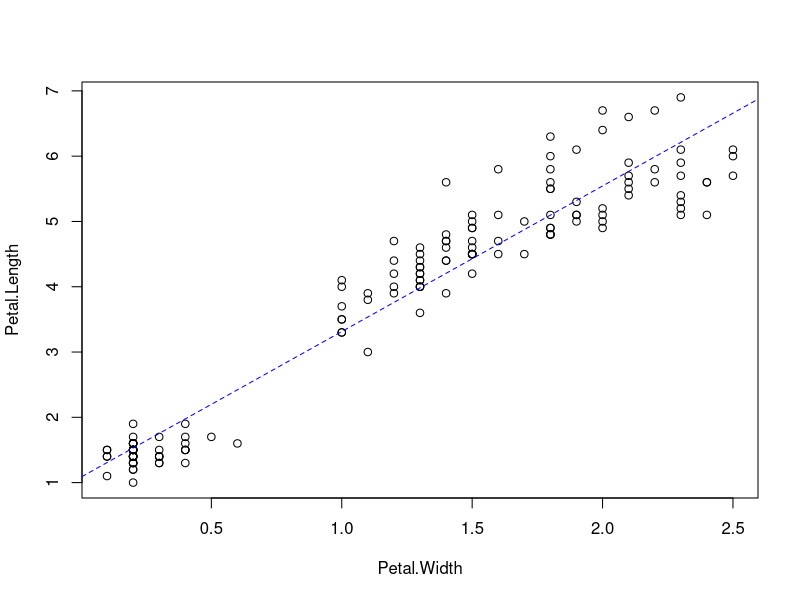
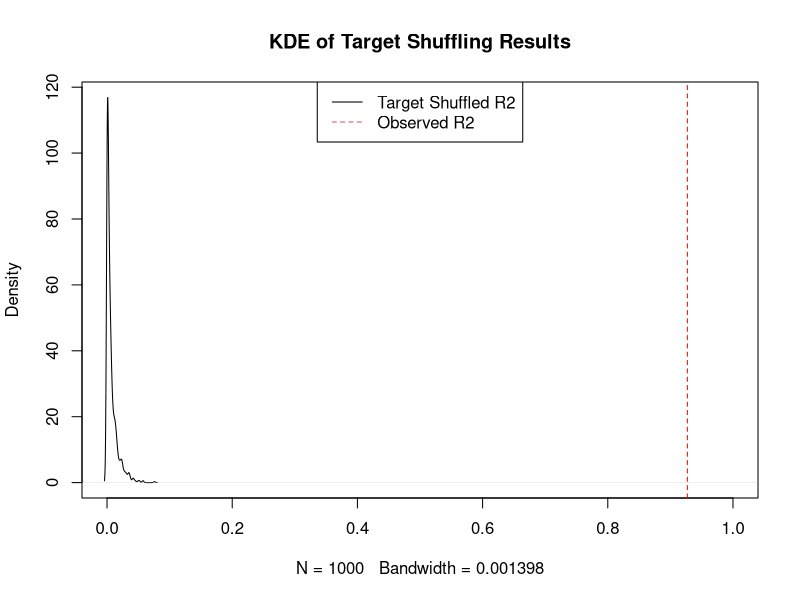
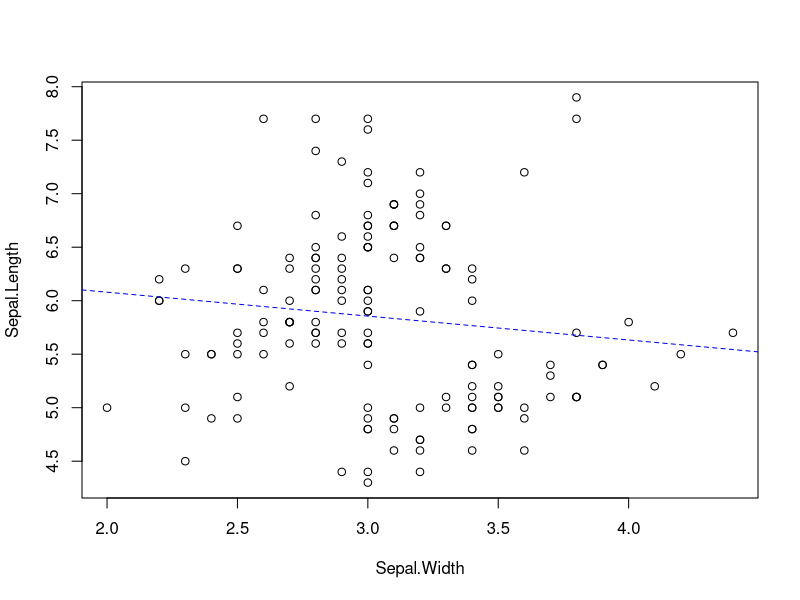
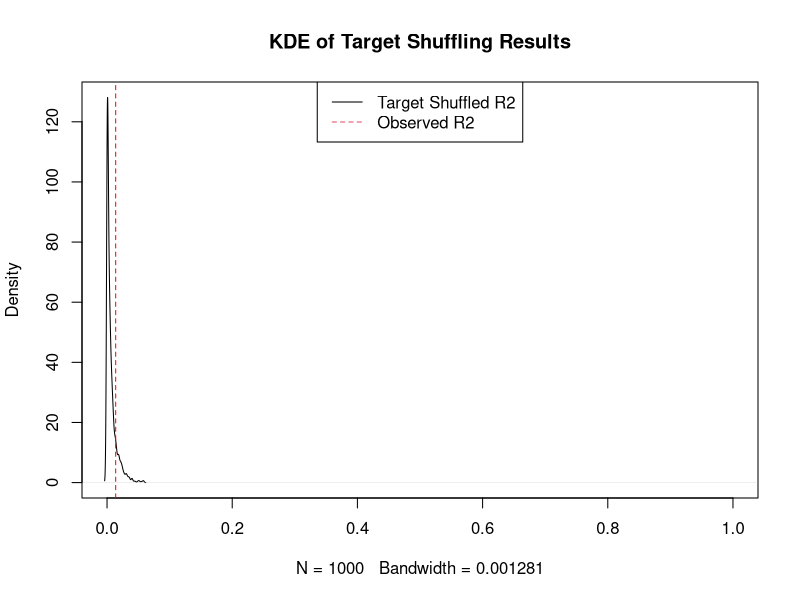
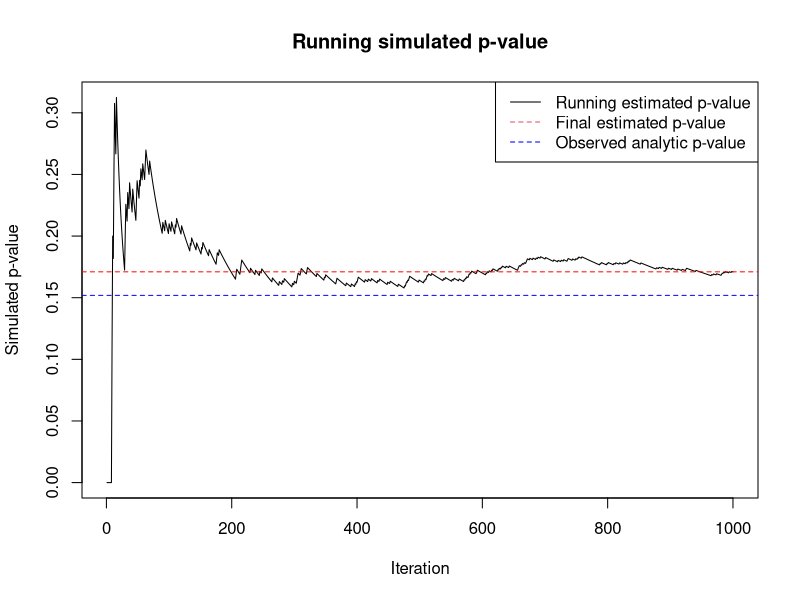
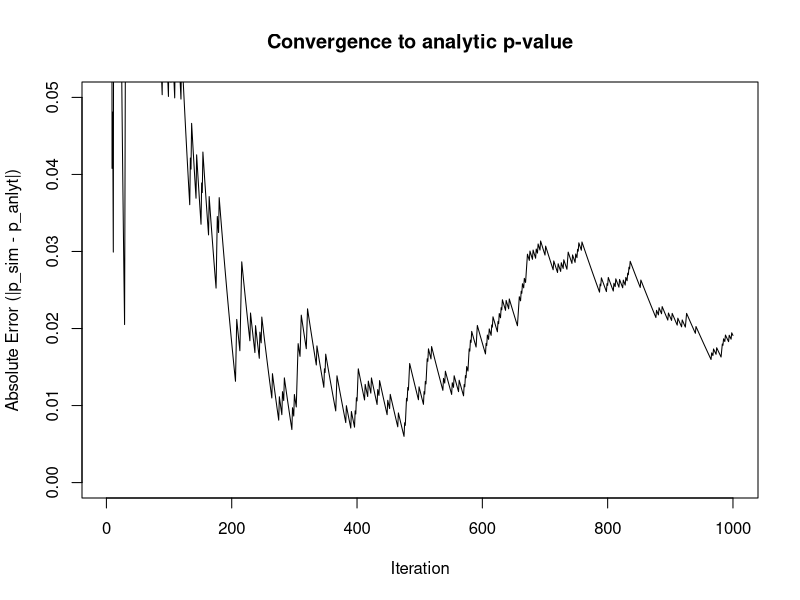
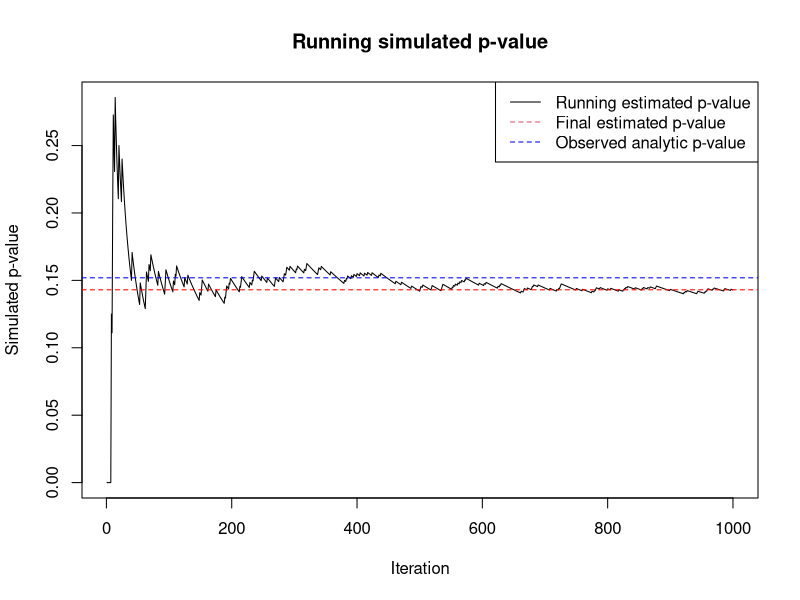
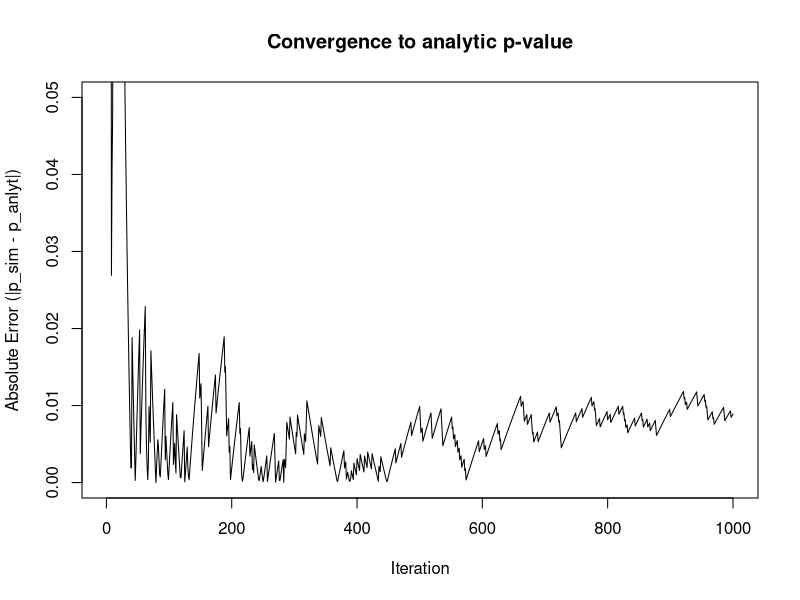

These charts were generated, in order, by the following R code:
#' ---
#' title: "Demonstration of Generic Target Shuffling"
#' author: "David Marx"
#' date: "September 15, 2014"
#' ---

# /* 
#    #################################################################################
#    # NB: This R script can be compiled into a static notebook by using             #
#    # RStudio's "Compile Notebook" command or by calling knitr::spin on the script. #
#    #################################################################################  
# */


#' Target shuffling is an extremely simple algorithm for estimating the significance of a model. 
#' The idea is to use resampling to estimate the distribution of a given test statistic under the 
#' null hypothesis, and then compare our observed test statistic to the eCDF of the null derived
#' from our resampling.
#' 
#' This is really all there is to it:

# Generic Target shuffling function
tShuffle = function(k, x, y, fitModel, stat, returnValues=TRUE, estimateSignificance=TRUE, ...){
  results = rep(NULL, k)
  for(i in 1:k){
    shuffled_y = sample(y, length(y), ...)  
    results[i] = stat(fitModel(x,shuffled_y))
  }  
  retval=list()
  if(returnValues) retval$values = results
  if(estimateSignificance) retval$est_pval = 1- sum(stat(fitModel(x,y)) > results)/k
  retval
}

#' To make this function generic, I've parameterized it such that it can take any function to fit
#' a supervised model on a training dataset `x` and a target dataset `y` such that the call 
#' `fitModel(x,y)` returns an object that can be operated on by the `stat` function to return a scalar
#' value.
#' 
#' In addition to estimating significance, this implementation returns the raw results of our target shuffling
#' experiments so we can examine the estimated null distribution.
#'
#' To demonstrate, let's run a linear regression and target shuffle the R^2 to determine model significance.
#' In retrospect, really I should be target shuffling the F-statistic of the model, since that's what is
#' actually used to determine model significance, but for the purpose of generality I use r-squared here (which
#' can be calculated for any model) and you will see that we are able to make good estimates on the p-value
#' by target shuffling on this statistic instead of the F-statistic.
#' 
#' To do this, we need to define a `fitModel` function and `stat` function. The first is just a wrapper on
#' the `lm` function, the second just extracts the r.squared attribute from calling `summary` on the model
#' object returned by `lm`. These functions will be passed to the tshuffle function. Last, I'll define a
#' function to simplify extracting the observed p-value from my model.
fitModel = function(x,y){
  lm(y~x)
}

stat = function(mod){
  summary(mod)$r.squared
}

extract_pval = function(mod){
  unlist(anova(mod)[5])[1]
}

#' Let's fit our models to the famous iris data set. We'll start by fitting a "good" model (i.e. one in which
#' we expect to observe significance).
names(iris)
#mod_a = lm(Petal.Length~Petal.Width, iris)
mod_a =fitModel(iris$Petal.Width, iris$Petal.Length)
summary(mod_a)

plot(Petal.Length~Petal.Width, iris)
abline(mod_a, col='blue',lty=2)

stat(mod_a) # r-squared

#' Target shuffle our model
n=1e3
results_a = tShuffle(n, iris$Petal.Width, iris$Petal.Length, fitModel, stat, replace=TRUE)

#' Visualize results of target shuffling
plot(density(results_a$values), xlim=c(0,1), main='KDE of Target Shuffling Results')
abline(v=stat(mod_a), lty=2, col='red')
legend('top', c('Target Shuffled R2', 'Observed R2'), lty=1:2, col=1:2)

#' Compare estimated p-value with observed
print(paste("Estimated p-value:", results_a$est_pval))
print(paste("Observed p-value:",extract_pval(mod_a)))
summary(results_a$values)


#################

#' Let's contrast these results with an attempt to fit a bad model.
mod_b = lm(Sepal.Length~Sepal.Width, iris)
summary(mod_b)

plot(Sepal.Length~Sepal.Width, iris)
abline(mod_b, col='blue', lty=2)

stat(mod_b)

#' Target shuffle our model
results_b = tShuffle(n, iris$Sepal.Width, iris$Sepal.Length, fitModel, stat, replace=TRUE)

#' Visualize results of target shuffling
plot(density(results_b$values), xlim=c(0,1), main='KDE of Target Shuffling Results')
abline(v=stat(mod_b), lty=2, col='red')
legend('top', c('Target Shuffled R2', 'Observed R2'), lty=1:2, col=1:2)

print(paste("Estimated p-value:", results_b$est_pval))
print(paste("Observed p-value:",extract_pval(mod_b)))
summary(results_b$values)

#' Let's run a little experiment to observe how quickly the target shuffled significance
#' on the r^2 statistics converges to the analytic p-value for the model, and see if incorporating
#' bootstrap resampling in our target shuffle makes any difference.

run_experiment = function(x, y, k, fitModel, stat, ...){
  mod = lm(y~x)
  results = tShuffle(k, x, y, fitModel, stat, ...)
  
  p_sim = results$est_pval #sum(stat(mod) < results)/length(results)
  num = cumsum(stat(mod) < results$values)
  denom = 1: length(results$values)
  plot(denom, 
       num/denom, 
       type='l', 
       main="Running simulated p-value",
       xlab="Iteration",
       ylab="Simulated p-value"
  )
  abline(h=p_sim, col='red', lty=2)
  p_anlyt = extract_pval(mod) #unlist(anova(mod)[c("Pr(>F)")])[1]
  abline(h=p_anlyt, col='blue', lty=2)
  legend('topright', c('Running estimated p-value','Final estimated p-value', 'Observed analytic p-value'),
         lty=c(1,2,2), col=c(1:2,'blue')
  )
  
  abs_error=abs(num/denom - p_anlyt)  
  
  plot(denom, abs_error, 
       type='l', 
       main="Convergence to analytic p-value",
       xlab="Iteration",
       ylab="Absolute Error (|p_sim - p_anlyt|)",
       ylim=c(0,.05)
  )  
  return(list(results=results, p_sim=p_sim, p_analytic=p_anlyt, abs_error=abs_error))
}

#' Generic Target Shuffling
exp_f = run_experiment(iris$Sepal.Width, iris$Sepal.Length, n, fitModel, stat, replace=FALSE)
exp_f$p_sim; exp_f$p_analytic

#' Bootstrapped Target Shuffling
exp_t = run_experiment(iris$Sepal.Width, iris$Sepal.Length, n, fitModel, stat, replace=TRUE)
exp_t$p_sim; exp_t$p_analytic

#' It appears that incorporating bootstrapping with target shuffling probablydoesn't really make much 
#' of a difference.
#'
#' **Class Imbalance**
#'
#' Target shuffling is especially useful in situations where the analytic p-value may not be representative 
#' of the true null distribution. A textbook exaple is in the case of significant class imbalance: a naive
#' model will be able to achieve significant accuracy by effectively predicting that any input will be of the 
#' majority class. 

#' To demonstrate, let's construct a dataset with two randomly distributed classes (i.e. inseparable given
#' the available features) where one class is a significant minority relative to the other.

n=1e3
p=0.05
x = runif(n)
y = rbinom(n,1,p)

table(y)/n

#' Since we know that there is no conditional relationship between `x` and `y`, we know that, theoretically,
#' trying to train a logistic regression on this data would be fruitless. But the class imbalance will give
#' us deceptive results.


fitModel_log = function(x,y){
  glm(y~x, data.frame(x,y),family='binomial')
}

accuracy = function(mod, Y=y){
  mean(Y == (predict(mod)>0) )
}


mod_c = fitModel_log(x,y)
acc = accuracy(mod_c)
print(paste("Accuracy:",acc))

#' Wow! That's an accurate model! But does it mean we're really achieving good class separation?
#' Let's target shuffle it and see how significant this result really is.

n=1e3
#+ message=F, warning=F
results_c = tShuffle(n, x, y, fitModel_log, accuracy, replace=TRUE)

#' Visualize results of target shuffling
plot(density(results_c$values), xlim=c(0,1), main='KDE of Target Shuffling Results')
abline(v=accuracy(mod_c), lty=2, col='red')
legend('topleft', c('Target Shuffled Accuracy', 'Observed Accuracy'), lty=1:2, col=1:2)

#' Our model sure doesn't look so special now.

print(paste("Estimated p-value:", results_c$est_pval))
summary(results_c$values)

